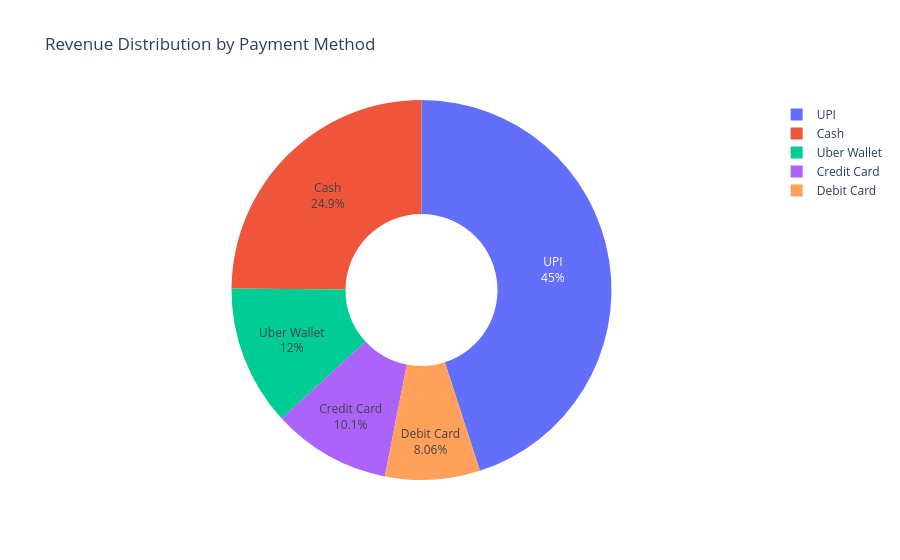

Notebook code cell kept with this figure:
### Markdown cell above
## 4- Which payment method generates the most revenue?

### Code cell
payment_revenue = (
    df.groupby('Payment Method', as_index=False)['Booking Value']
      .sum()
      .sort_values('Booking Value', ascending=True)
      .rename(columns={'Booking Value': 'Revenue'})
)

fig = px.pie(
    payment_revenue,
    names='Payment Method',
    values='Revenue',
    title='Revenue Distribution by Payment Method',
    hole=0.4
)

fig.update_traces(
    textposition='inside',
    textinfo='percent+label'
)

fig.show()

### Figure 1 — Plotly figure (JSON) as saved in the notebook; plotly's stock layout.template omitted (floating-point values rounded to 4 significant figures)
{"data": [{"domain": {"x": [0, 1], "y": [0, 1]}, "hole": 0.4, "hovertemplate": "Payment Method=%{label}<br>Revenue=%{value}<extra></extra>", "labels": ["Debit Card", "Credit Card", "Uber Wallet", "Cash", "UPI"], "legendgroup": "", "name": "", "showlegend": true, "textinfo": "percent+label", "textposition": "inside", "type": "pie", "values": [4181000.0, 5224000.0, 6201000.0, 12900000.0, 23350000.0]}], "layout": {"legend": {"tracegroupgap": 0}, "title": {"text": "Revenue Distribution by Payment Method"}}}
